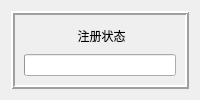
              <widget class="QWidget" name="page_enrollState">
               <layout class="QHBoxLayout" name="horizontalLayout_8">
                <item>
                 <widget class="QFrame" name="frame_table_state">
                  <property name="frameShape">
                   <enum>QFrame::Box</enum>
                  </property>
                  <property name="frameShadow">
                   <enum>QFrame::Raised</enum>
                  </property>
                  <property name="lineWidth">
                   <number>2</number>
                  </property>
                  <layout class="QVBoxLayout" name="verticalLayout_6">
                   <item>
                    <widget class="QLabel" name="label_enroll_state">
                     <property name="text">
                      <string> 注册状态</string>
                     </property>
                     <property name="alignment">
                      <set>Qt::AlignCenter</set>
                     </property>
                    </widget>
                   </item>
                   <item>
                    <widget class="QProgressBar" name="progressBar">
                     <property name="styleSheet">
                      <string notr="true"/>
                     </property>
                     <property name="value">
                      <number>0</number>
                     </property>
                     <property name="alignment">
                      <set>Qt::AlignCenter</set>
                     </property>
                     <property name="textVisible">
                      <bool>false</bool>
                     </property>
                    </widget>
                   </item>
                  </layout>
                 </widget>
                </item>
               </layout>
              </widget>
